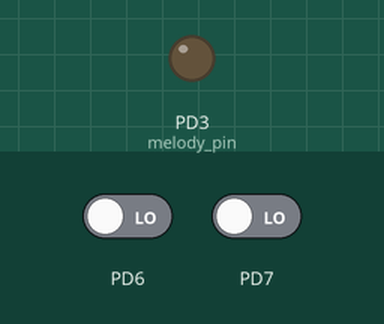
Simulated run of this program. Board: ATmega328P, built with avr-gcc and emulated at 16 MHz. Shown: output pins drawn as LEDs (lit = HIGH). The inputs (shaded band) are chosen by the test bench; at power-on: PD6 LOW, PD7 LOW.

Above: at 1.2 s.
1.3 s: PD6 driven HIGH
At 1.44 s:
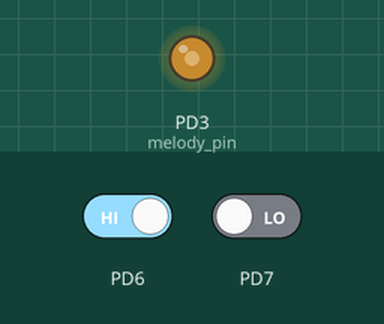
4.3 s: PD7 driven HIGH
7.3 s: PD6 driven LOW
Timing chart, 0 to 10.3 s (numbered marks = the images above; inputs shaded):
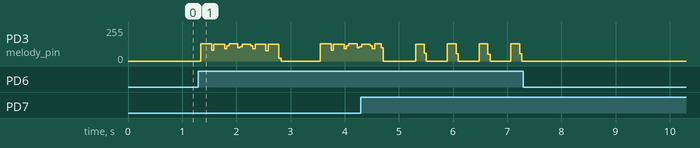

Measured:
- after the input at 7.3 s, PD3 (melody_pin): stops changing and stays 0/255

The program:

supermario.c
```c
/*
 * CODE BASED ON FOLLOWING AUTHOR
 *
 * Author : Whiskey dick
 */
#ifndef F_CPU
#define F_CPU 16000000UL
#endif

#include <avr/io.h>
#include <util/delay.h>
#include <avr/interrupt.h>

#include "Music.h"
#include "bit_macros.h"
#include "UART_driver.h"

uint8_t bpm;
uint8_t note_pointer;
uint16_t note;
uint32_t length;
uint16_t key;
uint32_t num_cycles;
uint16_t* current_song;
uint8_t pick_song;


void music_delay(uint16_t delay) {
	while (delay--) {
		_delay_us(0.75);
	}
}

void init()
{
	set_bit(DDRD, melody_pin);
	clear_bit(DDRD, DDD7);
	clear_bit(DDRD, DDD6);

	bpm = 0;
	note_pointer = 0;
	pick_song = UNDERWORLD;
	key = 0;
	note = 0;
}

int main(void) {
	init();
	int play_song;
	while(1) {
		pick_song = (PIND & 0b10000000);
		play_song = (PIND & 0b01000000);
		if (play_song == 64)
		{
			if (pick_song == 128)
			{
				current_song = mario_melody;
				bpm = mario_melody[0];
			}else if (pick_song == 0)
			{
				current_song = underworld_melody;
				bpm = underworld_melody[0];
			}

			// Play next tone in the song
			note_pointer++;
			note = current_song[note_pointer];
			note_pointer++;
			key = current_song[note_pointer];
			length = note/bpm;

			// Make room for pause notes
			if (key == 0) {
				key = 500;
				num_cycles = length*1000/2/key;
			}
			else {
				num_cycles = length*1000/2/key;				// Duration of key-tone
			}

			// Play tone on Melody_pin
			for (uint32_t i = 0; i < num_cycles; i++) {
				if (key == 500) {
					clear_bit(PORTD,melody_pin);
					music_delay(key);
					clear_bit(PORTD,melody_pin);
					music_delay(key);
					} else {
					set_bit(PORTD,melody_pin);
					music_delay(key);
					clear_bit(PORTD, melody_pin);
					music_delay(key);
				}
			}

			// Small delay between each tone
			_delay_us(SIXTEENTH);
			// If key was zero, set zero again in case song is over
			if (key == 500) {
				key = 0;
			}
		}else{
			note_pointer = 0;
		}
	}

}
```

Music.h
```c
/*
 * Music.h
 *
 * Created: 20.11.2016 08.07.02
 *  Author: Per Arne
 */


#ifndef MUSIC_H_
#define MUSIC_H_

#include <stdint.h>

#define melody_pin PD3
#define MARIO 128
#define UNDERWORLD 0
#define ZELDA 2

// Key periods/2 in us
#define KEY_A7  142
#define KEY_G7  159
#define KEY_F7  179
#define KEY_E7  190
#define KEY_D7	213

#define KEY_B6	253
#define KEY_A6	284
#define KEY_AS6	269
#define KEY_G6	319
#define KEY_GS6	301
#define KEY_F6	358
#define KEY_FS6	338
#define KEY_E6	379
#define KEY_D6	426
#define KEY_DS6	402
#define KEY_C6	478
#define KEY_CS6	451

#define KEY_B5	506
#define KEY_AS5	536
#define KEY_A5	568
#define KEY_GS5	602
#define KEY_G5	638
#define KEY_FS5	676
#define KEY_F5	716
#define KEY_E5	758
#define KEY_DS5	804
#define KEY_D5	851
#define KEY_CS5	902
#define KEY_C5	956

#define KEY_B4	1012
#define KEY_A4	1136
#define KEY_AS4	1073
#define KEY_G4	1276
#define KEY_GS4	1204
#define KEY_FS4	1351
#define KEY_F4	1432
#define KEY_E4	1517
#define KEY_DS4	1607
#define KEY_D4	1703
#define KEY_CS4	1804
#define KEY_C4	1911

#define KEY_B3	2025
#define KEY_A3	2273
#define KEY_G3	2551
#define KEY_F3	2863
#define KEY_E3	3034
#define KEY_D3	3405
#define KEY_C3	3822

#define KEY_B2	4050
#define KEY_A2	4545
#define KEY_G2	5102
#define KEY_F2	5727
#define KEY_E2	6067
#define KEY_D2	6810
#define KEY_C2	7645

#define KEY_B1	8099
#define KEY_A1	9091
#define KEY_G1	10204
#define KEY_F1	11454
#define KEY_E1	12135
#define KEY_D1	13621

//Key lengths factors
#define WHOLE		240000
#define HALF		120000
#define THIRD		90000
#define QUARTER		60000
#define SIXTH		45000
#define EIGHTH		30000
#define TWELFTH		22500
#define SIXTEENTH	15000

//Mario main theme melody
uint16_t mario_melody[] = {140,
	TWELFTH, KEY_E6, TWELFTH, KEY_E6, TWELFTH, 0, TWELFTH, KEY_E6,
	TWELFTH, 0, TWELFTH, KEY_C6, TWELFTH, KEY_E6, TWELFTH, 0,
	TWELFTH, KEY_G6, TWELFTH, 0, TWELFTH, 0,  TWELFTH, 0,
	TWELFTH, KEY_G5, TWELFTH, 0, TWELFTH, 0, TWELFTH, 0,

	TWELFTH, KEY_C6, TWELFTH, 0, TWELFTH, 0, TWELFTH, KEY_G5,
	TWELFTH, 0, TWELFTH, 0, TWELFTH, KEY_E5, TWELFTH, 0,
	TWELFTH, 0, TWELFTH, KEY_A5, TWELFTH, 0, TWELFTH, KEY_B5,
	TWELFTH, 0, TWELFTH, KEY_AS5, TWELFTH, KEY_A5, TWELFTH, 0,

	EIGHTH, KEY_G5, EIGHTH, KEY_E6, EIGHTH, KEY_G6,
	TWELFTH, KEY_A6, TWELFTH, 0, TWELFTH, KEY_F6, TWELFTH, KEY_G6,
	TWELFTH, 0, TWELFTH, KEY_E6, TWELFTH, 0, TWELFTH, KEY_C6,
	TWELFTH, KEY_D6, TWELFTH, KEY_B5, TWELFTH, 0, TWELFTH, 0,

	TWELFTH, KEY_C6, TWELFTH, 0, TWELFTH, 0, TWELFTH, KEY_G5,
	TWELFTH, 0, TWELFTH, 0, TWELFTH, KEY_E5, TWELFTH, 0,
	TWELFTH, 0, TWELFTH, KEY_A5, TWELFTH, 0, TWELFTH, KEY_B5,
	TWELFTH, 0, TWELFTH, KEY_AS5, TWELFTH, KEY_A5, TWELFTH, 0,

	EIGHTH, KEY_G5, EIGHTH,  KEY_E6, EIGHTH, KEY_G6,
	TWELFTH, KEY_A6, TWELFTH, 0, TWELFTH, KEY_F6, TWELFTH, KEY_G6,
	TWELFTH, 0, TWELFTH, KEY_E6, TWELFTH, 0, TWELFTH, KEY_C6,
	TWELFTH, KEY_D6, TWELFTH, KEY_B5, TWELFTH, 0, TWELFTH, 0, 0,0
};

uint16_t underworld_melody[] = {110,
	TWELFTH, KEY_C5, TWELFTH, KEY_C6,TWELFTH, KEY_A4,TWELFTH, KEY_A5,
	TWELFTH, KEY_AS4, TWELFTH, KEY_AS5, SIXTH,0,
	THIRD, 0,
	TWELFTH, KEY_C5, TWELFTH, KEY_C6, TWELFTH, KEY_A4, TWELFTH, KEY_A5,
	TWELFTH, KEY_AS4, TWELFTH, KEY_AS5, SIXTH, 0,
	THIRD, 0,
	TWELFTH, KEY_F4, TWELFTH, KEY_F5, TWELFTH, KEY_D4, TWELFTH, KEY_D5,
	TWELFTH, KEY_DS4, TWELFTH, KEY_DS5, SIXTH, 0,
	THIRD, 0,
	TWELFTH, KEY_F4, TWELFTH, KEY_F5, TWELFTH, KEY_D4, TWELFTH, KEY_D5,
	TWELFTH, KEY_DS4, TWELFTH, KEY_DS5, SIXTH, 0,
	SIXTH, 0, SIXTEENTH, KEY_DS5, SIXTEENTH, KEY_D5, SIXTEENTH, KEY_CS5,
	SIXTH, KEY_C5, SIXTH, KEY_DS5,
	SIXTH, KEY_D5, SIXTH, KEY_GS4,
	SIXTH, KEY_G4, SIXTH, KEY_CS5,
	SIXTEENTH, KEY_C5, SIXTEENTH, KEY_FS5, SIXTEENTH, KEY_F5, SIXTEENTH, KEY_E4, SIXTEENTH, KEY_AS5, SIXTEENTH, KEY_A5,
	TWELFTH, KEY_GS5, TWELFTH, KEY_DS5, TWELFTH, KEY_B4,
	TWELFTH, KEY_AS4, TWELFTH, KEY_A4, TWELFTH, KEY_GS4,
	THIRD, 0, THIRD, 0, THIRD, 0 ,0,0
};

uint16_t zelda_secret[] = {160,
	TWELFTH, KEY_G5, TWELFTH, KEY_FS5, TWELFTH, KEY_DS5,
	TWELFTH, KEY_A4, TWELFTH, KEY_GS4, TWELFTH, KEY_E5,
	TWELFTH, KEY_GS5, QUARTER, KEY_C6, 0, 0
};

uint16_t happy_bday[] = {60,
	TWELFTH, KEY_C4, TWELFTH, KEY_C4, SIXTH, KEY_D4, SIXTH, KEY_C4,
	SIXTH, KEY_F4, SIXTH, KEY_E4,
	TWELFTH, KEY_C4, TWELFTH, KEY_C4, SIXTH, KEY_D4, SIXTH, KEY_C4,
	SIXTH, KEY_G4, SIXTH, KEY_F4,
	TWELFTH, KEY_C4, TWELFTH, KEY_C4, SIXTH, KEY_C5, SIXTH, KEY_A4,
	SIXTH, KEY_F4, SIXTH, KEY_E4, SIXTH, KEY_D4,
	TWELFTH, KEY_AS4, TWELFTH, KEY_AS4, SIXTH, KEY_A4, KEY_E4, SIXTH, KEY_F4,	// Didn't complete
	SIXTH, KEY_E4, 0,0
};

#endif /* MUSIC_H_ */
```

bit_macros.h
```c
/*
 * bit_macros.h
 *
 * Created: 03.09.2016 13:56:13
 *  Author: Whiskey dicks
 */


#ifndef BIT_MACROS_H_
#define BIT_MACROS_H_

#define set_bit( reg, bit ) (reg |= (1 << bit))
#define clear_bit( reg, bit ) (reg &= ~(1 << bit))
#define test_bit( reg, bit ) (reg & (1 << bit))
#define loop_until_bit_is_set( reg, bit ) while( !test_bit( reg, bit ) )
#define loop_until_bit_is_clear( reg, bit ) while( test_bit( reg, bit ) )

#define toggle_bit(reg, bit) (reg ^= (1 << bit))

#endif /* BIT_MACROS_H_ */
```

UART_driver.c
```c
/*
 * UART_driver.c
 *
 * Created: 03.09.2016 16:32:20
 *  Author: Whiskey dicks
 */

// UART = Universal Asynchronous Receiver/Transmitter

#include <avr/io.h>
#include "bit_macros.h"
#include "UART_driver.h"

#define BAUD 9600 //Baud rate = symbols pr second.

void UART_init(unsigned long clock_speed){

	unsigned long baud = BAUD;
	unsigned char ubrr = (clock_speed / (baud * 16)) - 1;	//Should be, and is, 31

	/* Set baud rate */
	UBRR0H = ubrr >> 8;			// Save the most significant bits (4 most sign. bits out of 12 bits)
	UBRR0L = ubrr;				// Save the least sign. bits (8 least sign. bits)

	/* Set frame format: 8data, 2stop bit */
	UCSR0C = (1<<USBS0);		// USBS: 1 = Use 2 stop bits, not 1
	UCSR0C = (3<<UCSZ00);		// UCSZ00: 3 - UCSZ0 and UCSZ1 defines 8 bits (11 binary) for each character

	/* Enable receiver and transmitter */
	set_bit(UCSR0B,RXEN0);		//RXEN enables the receiver.
	set_bit(UCSR0B,TXEN0);		//TXEN enables the transmitter.

}

int put_char(unsigned char c){
	loop_until_bit_is_set(UCSR0A, UDRE0);
	UDR0 = c;
	return 0;
}

char get_char(void){
	loop_until_bit_is_set(UCSR0A, RXC0);

	return UDR0;
}

char get_char_imm(void) {
	return UDR0;
}
```

UART_driver.h
```c
/*
 * UART_driver.h
 *
 * Created: 03.09.2016 16:32:57
 *  Author: Whiskey dicks
 */


#ifndef UART_DRIVER_H_
#define UART_DRIVER_H_

void UART_init(unsigned long clock_speed);
int put_char(unsigned char c);
char get_char(void);
char get_char_imm(void);

#endif /* MAX233_DRIVER_H_ */
```
